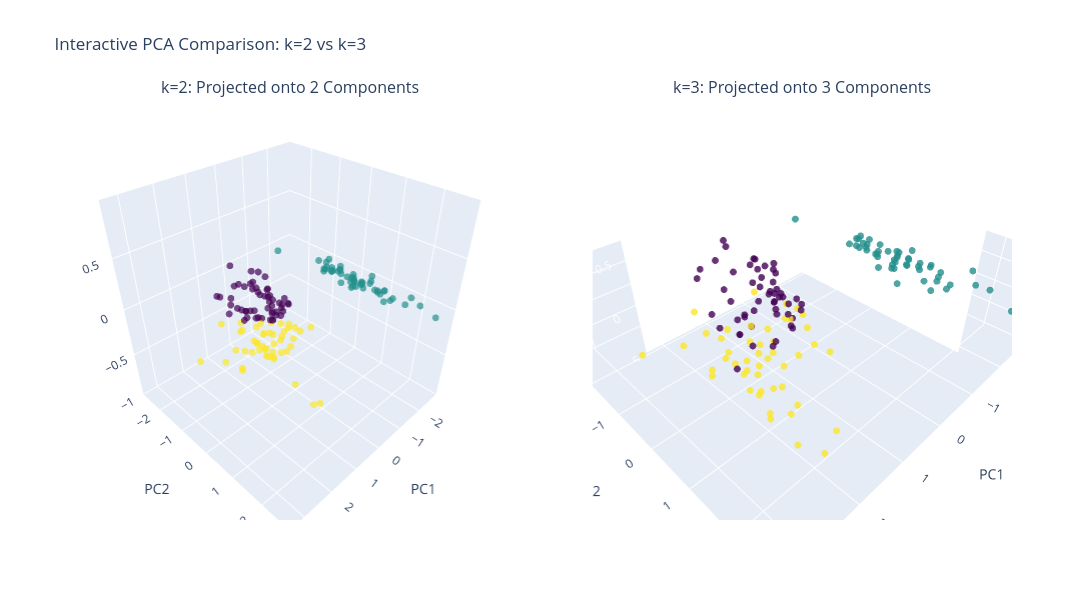

Notebook code for this chart:
### Code cell
# Plot 2 B
# 1. Initialize Subplots (1 row, 2 columns) 
fig = make_subplots(
    rows=1, cols=2,
    specs=[[{'type': 'scene'}, {'type': 'scene'}]],
    subplot_titles=("k=2: Projected onto 2 Components", "k=3: Projected onto 3 Components")
)

# --- Subplot 1: k=2 ---
fig.add_trace(
    go.Scatter3d(
        x=X_reduced2[:, 0],
        y=X_reduced2[:, 1],
        z=np.zeros(X_reduced2.shape[0]),
        mode='markers',
        marker=dict(size=4, color=labels2, colorscale='Viridis', opacity=0.7),
        text=[data.target_names[i] for i in data.target],
        hoverinfo='text',
        name="k=2 Data"
    ),
    row=1, col=1
)

# --- Subplot 2: k=3 ---
fig.add_trace(
    go.Scatter3d(
        x=X_reduced3[:, 0],
        y=X_reduced3[:, 1],
        z=X_reduced3[:, 2],
        mode='markers',
        marker=dict(size=4, color=labels3, colorscale='Viridis', opacity=0.8),
        text=[data.target_names[i] for i in data.target],
        hoverinfo='text',
        name="k=3 Data"
    ),
    row=1, col=2
)

# 2. Layout & Styling
fig.update_layout(
    height=600, 
    width=1100,
    title_text="Interactive PCA Comparison: k=2 vs k=3",
    showlegend=False
)

# Update axis titles for both subplots
fig.update_scenes(xaxis_title="PC1", yaxis_title="PC2", zaxis_title="PC3")

fig.show()

### Figure 1 — Plotly figure (JSON) as saved in the notebook; plotly's stock layout.template omitted (floating-point values rounded to 4 significant figures; data arrays with more than 128 entries replaced by an {"elided": "..."} marker saying what was removed)
{"data": [{"hoverinfo": "text", "marker": {"color": {"elided": "150 int values"}, "colorscale": [[0, "#440154"], [0.1111, "#482878"], [0.2222, "#3e4989"], [0.3333, "#31688e"], [0.4444, "#26828e"], [0.5556, "#1f9e89"], [0.6667, "#35b779"], [0.7778, "#6ece58"], [0.8889, "#b5de2b"], [1, "#fde725"]], "opacity": 0.7, "size": 4}, "mode": "markers", "name": "k=2 Data", "scene": "scene", "text": {"elided": "150 str values"}, "type": "scatter3d", "x": {"elided": "150 float values"}, "y": {"elided": "150 float values"}, "z": {"elided": "150 float values"}}, {"hoverinfo": "text", "marker": {"color": {"elided": "150 int values"}, "colorscale": [[0, "#440154"], [0.1111, "#482878"], [0.2222, "#3e4989"], [0.3333, "#31688e"], [0.4444, "#26828e"], [0.5556, "#1f9e89"], [0.6667, "#35b779"], [0.7778, "#6ece58"], [0.8889, "#b5de2b"], [1, "#fde725"]], "opacity": 0.8, "size": 4}, "mode": "markers", "name": "k=3 Data", "scene": "scene2", "text": {"elided": "150 str values"}, "type": "scatter3d", "x": {"elided": "150 float values"}, "y": {"elided": "150 float values"}, "z": {"elided": "150 float values"}}], "layout": {"annotations": [{"font": {"size": 16}, "showarrow": false, "text": "k=2: Projected onto 2 Components", "x": 0.225, "xanchor": "center", "xref": "paper", "y": 1, "yanchor": "bottom", "yref": "paper"}, {"font": {"size": 16}, "showarrow": false, "text": "k=3: Projected onto 3 Components", "x": 0.775, "xanchor": "center", "xref": "paper", "y": 1, "yanchor": "bottom", "yref": "paper"}], "height": 600, "scene": {"domain": {"x": [0, 0.45], "y": [0, 1]}, "xaxis": {"title": {"text": "PC1"}}, "yaxis": {"title": {"text": "PC2"}}, "zaxis": {"title": {"text": "PC3"}}}, "scene2": {"domain": {"x": [0.55, 1], "y": [0, 1]}, "xaxis": {"title": {"text": "PC1"}}, "yaxis": {"title": {"text": "PC2"}}, "zaxis": {"title": {"text": "PC3"}}}, "showlegend": false, "title": {"text": "Interactive PCA Comparison: k=2 vs k=3"}, "width": 1100}}
